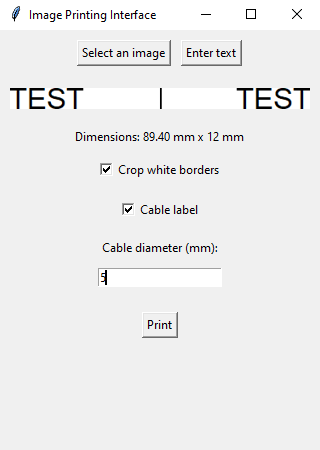

This chart was generated by the following Python code:
import tkinter as tk
import argparse
from tkinter import filedialog
from PIL import Image, ImageTk, ImageDraw, ImageFont, ImageChops
import subprocess
import threading
import tempfile

import os
os.chdir(os.path.dirname(os.path.abspath(__name__)))

# Define the printer Bluetooth address
address = "AA:BB:CC:DD:EE:FF"

parser = argparse.ArgumentParser(description='Print image or text on a DYMO LetraTag 200B')
parser.add_argument('--address', type=str, help='MAC address of printer', default=address)
args = parser.parse_args()

def text_to_image(text, font_size=20):
    """Convert text to an image"""
    # Try to use a truetype font, fallback to default if not available
    try:
        font = ImageFont.truetype("arial.ttf", font_size)
    except:
        font = ImageFont.load_default()
    
    # Create a temporary image to calculate text size
    temp_img = Image.new('RGB', (1, 1), (255, 255, 255))
    temp_draw = ImageDraw.Draw(temp_img)
    bbox = temp_draw.textbbox((0, 0), text, font=font)
    text_width = bbox[2] - bbox[0]
    text_height = bbox[3] - bbox[1]
    
    # Add padding
    padding = 10
    img_width = text_width + 2 * padding
    img_height = text_height + 2 * padding
    
    # Create the actual image
    img = Image.new('RGB', (img_width, img_height), (255, 255, 255))
    draw = ImageDraw.Draw(img)
    draw.text((padding, padding), text, fill=(0, 0, 0), font=font)
    
    return img

def crop_white_borders(img):
    if img.mode == 'RGBA':
        img_rgb = img.convert('RGB')
    else:
        img_rgb = img
    img_gray = img_rgb.convert('L')
    bg_gray = Image.new('L', img.size, 255)
    diff = ImageChops.difference(img_gray, bg_gray)
    diff = ImageChops.add(diff, diff, 2.0, -100)
    bbox = diff.getbbox()
    
    if bbox:
        # Adjust bbox to keep one extra pixel on top and bottom
        left, top, right, bottom = bbox
        top = max(0, top - 1)
        bottom = min(img.height, bottom + 1)
        return img.crop((left, top, right, bottom))
    return img

def update_image_display():
    if 'original_image' in globals():
        img = original_image.copy()
        
        # Apply cropping if enabled
        if crop_var.get():
            img = crop_white_borders(img)
        
        # Apply cable model if enabled
        if cable_var.get():
            try:
                diameter = float(cable_diameter_entry.get())
                # Calculate spacing: 10mm on each side of the line
                spacing_mm = 10 + 3.14 * (diameter / 2)
                spacing_px = int(spacing_mm * (img.height / 5))  # Convert mm to pixels
                
                # Create white space section with a vertical line in the middle
                # Total width: spacing + line + spacing
                line_width = 2
                white_width = spacing_px * 2 + line_width
                white_section = Image.new('RGB', (white_width, img.height), (255, 255, 255))
                
                # Draw a vertical line in the middle
                draw = ImageDraw.Draw(white_section)
                middle_x = white_width // 2
                draw.line([(middle_x, 0), (middle_x, img.height)], fill=(0, 0, 0), width=line_width)
                
                # Create new image: image + white space + image
                new_width = img.width + white_width + img.width
                cable_img = Image.new('RGB', (new_width, img.height), (255, 255, 255))
                
                # Paste: left image, white space with line, right image
                cable_img.paste(img, (0, 0))
                cable_img.paste(white_section, (img.width, 0))
                cable_img.paste(img, (img.width + white_width, 0))
                
                img = cable_img
            except ValueError:
                pass  # If diameter is not a valid number, skip cable model
        
        # Store the processed image for printing
        global processed_image
        processed_image = img.copy()
        
        # Resize for display
        display_img = img.copy()
        display_img.thumbnail((300, 300))
        img_tk = ImageTk.PhotoImage(display_img)
        
        image_label.config(image=img_tk)
        image_label.image = img_tk
        
        # Calculate dimensions in mm using processed image
        width_px, height_px = processed_image.size
        height_mm = 5  # Reference height in mm
        width_mm = (width_px / height_px) * height_mm
        
        dimensions_label.config(text=f"Dimensions: {19+width_mm:.2f} mm x 12 mm")
        new_size = 250
        if image_label.image.width() > 250:
            new_size = image_label.image.width() + 20
        root.geometry(f"{new_size}x420")

def open_file():
    file_path = filedialog.askopenfilename(filetypes=[("Image files", "*.png;*.jpg;*.jpeg;*.bmp;*.gif")])
    if file_path:
        global selected_image_path, original_image
        selected_image_path = file_path
        original_image = Image.open(file_path)
        
        update_image_display()

def enter_text():
    """Open a dialog to enter text and convert it to an image"""
    # Create a simple dialog window
    dialog = tk.Toplevel(root)
    dialog.title("Enter Text")
    dialog.geometry("300x150")
    
    label = tk.Label(dialog, text="Enter text to print:")
    label.pack(pady=10)
    
    text_entry = tk.Entry(dialog, width=40)
    text_entry.pack(pady=10)
    text_entry.focus()
    
    def confirm_text():
        text = text_entry.get().strip()
        if text:
            # Convert text to image
            text_img = text_to_image(text, font_size=20)
            # Resize to appropriate height (50 pixels for 5mm)
            target_height = 50
            aspect_ratio = text_img.width / text_img.height
            target_width = int(target_height * aspect_ratio)
            text_img = text_img.resize((target_width, target_height), Image.Resampling.LANCZOS)
            
            # Set as the original image
            global original_image, selected_image_path
            original_image = text_img
            selected_image_path = "text_image"
            
            dialog.destroy()
            update_image_display()
        else:
            # Show warning in dialog
            label.config(text="Please enter some text!", fg="red")
    
    confirm_button = tk.Button(dialog, text="OK", command=confirm_text)
    confirm_button.pack(pady=10)
    
    # Bind Enter key to confirm
    text_entry.bind('<Return>', lambda e: confirm_text())
    
    dialog.transient(root)
    dialog.grab_set()
    root.wait_window(dialog)

def toggle_cable_options():
    if cable_var.get():
        cable_diameter_label.pack(after=cable_check, pady=5)
        cable_diameter_entry.pack(after=cable_diameter_label, pady=5)
    else:
        cable_diameter_label.pack_forget()
        cable_diameter_entry.pack_forget()
    update_image_display()

def lock_interface():
    """Lock all interface elements during printing"""
    file_button.config(state='disabled')
    text_button.config(state='disabled')
    crop_check.config(state='disabled')
    cable_check.config(state='disabled')
    cable_diameter_entry.config(state='disabled')
    print_button.config(state='disabled')

def unlock_interface():
    """Unlock all interface elements after printing"""
    file_button.config(state='normal')
    text_button.config(state='normal')
    crop_check.config(state='normal')
    cable_check.config(state='normal')
    cable_diameter_entry.config(state='normal')
    print_button.config(state='normal')

def animate_loading():
    """Animate loading indicator"""
    if loading_var.get():
        current = loading_label.cget("text")
        if current == "Printing":
            loading_label.config(text="Printing.")
        elif current == "Printing.":
            loading_label.config(text="Printing..")
        elif current == "Printing..":
            loading_label.config(text="Printing...")
        else:
            loading_label.config(text="Printing")
        root.after(500, animate_loading)

def show_message(message, msg_type="info"):
    """Display a message in the interface"""
    colors = {
        "info": "#2196F3",  # Blue
        "success": "#4CAF50",  # Green
        "warning": "#FF9800",  # Orange
        "error": "#F44336"  # Red
    }
    message_label.config(text=message, fg=colors.get(msg_type, "black"))
    message_label.pack(pady=5)

def clear_message():
    """Clear the message label"""
    message_label.config(text="")
    message_label.pack_forget()

def print_image():
    clear_message()
    if 'selected_image_path' in globals() and 'processed_image' in globals():
        # Start printing in a separate thread
        print_thread = threading.Thread(target=print_image_async, daemon=True)
        print_thread.start()
    else:
        show_message("Please select an image to print.", "warning")

def print_image_async():
    """Async function to handle printing without blocking the UI"""
    # Lock interface and show loading animation
    root.after(0, lock_interface)
    loading_var.set(True)
    root.after(0, lambda: loading_label.pack(pady=5))
    root.after(0, animate_loading)
    
    try:
        temp_dir = tempfile.gettempdir()
        temp_path = os.path.join(temp_dir, "temp_print_image.png")
        processed_image.save(temp_path)
        result = subprocess.run([
            "python", "print.py", "--address", args.address,
            "--image", temp_path
        ], capture_output=True, text=True, check=True)
        
        # Show success message
        root.after(0, lambda: show_message("Print completed successfully!", "success"))
        
    except subprocess.CalledProcessError as e:
        error_msg = f"Print error (code {e.returncode}): {e.stderr or e.stdout}"
        root.after(0, lambda msg=error_msg: show_message(msg, "error"))
    except Exception as e:
        root.after(0, lambda msg=str(e): show_message(f"Error: {msg}", "error"))
    finally:
        # Stop loading animation and unlock interface
        loading_var.set(False)
        root.after(0, lambda: loading_label.pack_forget())
        root.after(0, unlock_interface)

# Create the main window
root = tk.Tk()
root.title("Image Printing Interface")

# Create and place widgets
# Frame for file selection buttons
file_frame = tk.Frame(root)
file_frame.pack(pady=10)

file_button = tk.Button(file_frame, text="Select an image", command=open_file)
file_button.pack(side=tk.LEFT, padx=5)

text_button = tk.Button(file_frame, text="Enter text", command=enter_text)
text_button.pack(side=tk.LEFT, padx=5)

image_label = tk.Label(root)
image_label.pack(pady=10)

dimensions_label = tk.Label(root, text="Dimensions: ")
dimensions_label.pack(pady=5)

# Crop white borders option
crop_var = tk.BooleanVar()
crop_check = tk.Checkbutton(root, text="Crop white borders", variable=crop_var, command=update_image_display)
crop_check.pack(pady=5)

# Cable label option
cable_var = tk.BooleanVar()
cable_check = tk.Checkbutton(root, text="Cable label", variable=cable_var, command=toggle_cable_options)
cable_check.pack(pady=10)

# Cable diameter fields (hidden by default)
cable_diameter_label = tk.Label(root, text="Cable diameter (mm):")
cable_diameter_entry = tk.Entry(root)
cable_diameter_entry.bind('<KeyRelease>', lambda e: update_image_display())

# Loading indicator (hidden by default)
loading_var = tk.BooleanVar(value=False)
loading_label = tk.Label(root, text="Printing", fg="blue", font=('Arial', 10, 'bold'))

# Message label (hidden by default)
message_label = tk.Label(root, text="", font=('Arial', 9), wraplength=300)

print_button = tk.Button(root, text="Print", command=print_image)
print_button.pack(pady=20)

# set default window size
root.geometry("250x380")

if __name__ == "__main__":
    root.mainloop()
    
   
